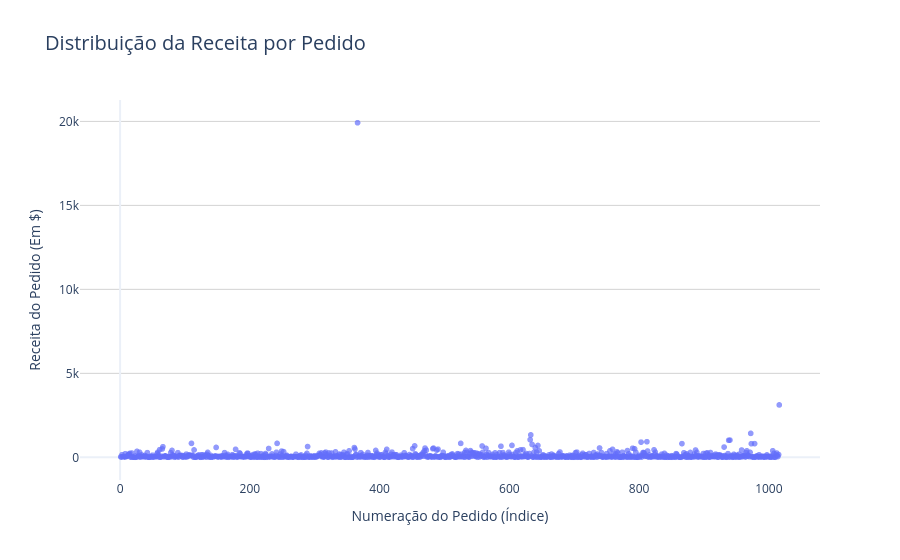

The notebook cell this image was saved under:
### Code cell
fig_corr_2 = px.scatter(
    pedidos, 
    x='numero_do_pedido', 
    y='revenue',
    title='Distribuição da Receita por Pedido',
    labels={'numero_do_pedido': 'Numeração do Pedido (Índice)', 'revenue': 'Receita do Pedido (Em $)'},
    opacity=0.7,  # Ajuda a ver onde há mais densidade de pontos
    template='plotly_white'
)

fig_corr_2.update_layout(
    title_font_size=20,
    xaxis_showgrid=False,
    yaxis_gridcolor='LightGray'
)

fig_corr_2.show()

### Figure 1 — Plotly figure (JSON) as saved in the notebook; plotly's stock layout.template omitted (floating-point values rounded to 4 significant figures; data arrays with more than 128 entries replaced by an {"elided": "..."} marker saying what was removed)
{"data": [{"hovertemplate": "Numeração do Pedido (Índice)=%{x}<br>Receita do Pedido (Em $)=%{y}<extra></extra>", "legendgroup": "", "marker": {"color": "#636efa", "opacity": 0.7, "symbol": "circle"}, "mode": "markers", "name": "", "showlegend": false, "type": "scattergl", "x": {"elided": "1016 int values"}, "xaxis": "x", "y": {"elided": "1016 float values"}, "yaxis": "y"}], "layout": {"legend": {"tracegroupgap": 0}, "title": {"font": {"size": 20}, "text": "Distribuição da Receita por Pedido"}, "xaxis": {"anchor": "y", "domain": [0, 1], "showgrid": false, "title": {"text": "Numeração do Pedido (Índice)"}}, "yaxis": {"anchor": "x", "domain": [0, 1], "gridcolor": "LightGray", "title": {"text": "Receita do Pedido (Em $)"}}}}
